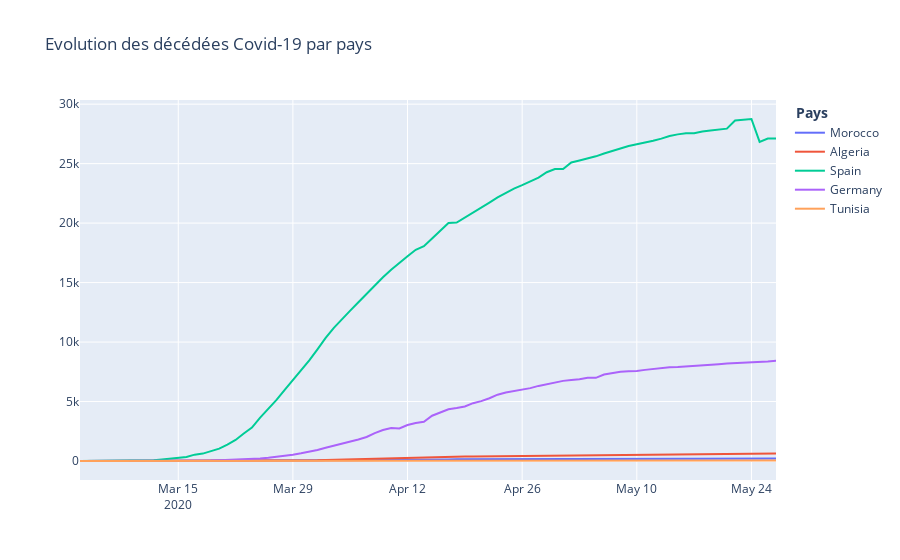

Write notebook code for a chart like this one.
### Code cell
# Nombre des décès
fig = g.Figure()
#pays = ['Morocco', 'Algeria', 'Spain', 'Germany', 'Tunisia']
fig.add_trace(g.Scatter(
    y=serie_deaths['Morocco'],
    x=serie_deaths.index,
    name='Morocco'
))

fig.add_trace(g.Scatter(
    y=serie_deaths['Algeria'],
    x=serie_deaths.index,
    name='Algeria'
))

fig.add_trace(g.Scatter(
    y=serie_deaths['Spain'],
    x=serie_deaths.index,
    name='Spain'
))

fig.add_trace(g.Scatter(
    y=serie_deaths['Germany'],
    x=serie_deaths.index,
    name='Germany'
))

fig.add_trace(g.Scatter(
    y=serie_deaths['Tunisia'],
    x=serie_deaths.index,
    name='Tunisia'
))

fig.update_layout(title="Evolution des décédées Covid-19 par pays", legend_title='<b> Pays </b>', hovermode="x")
fig.show()
